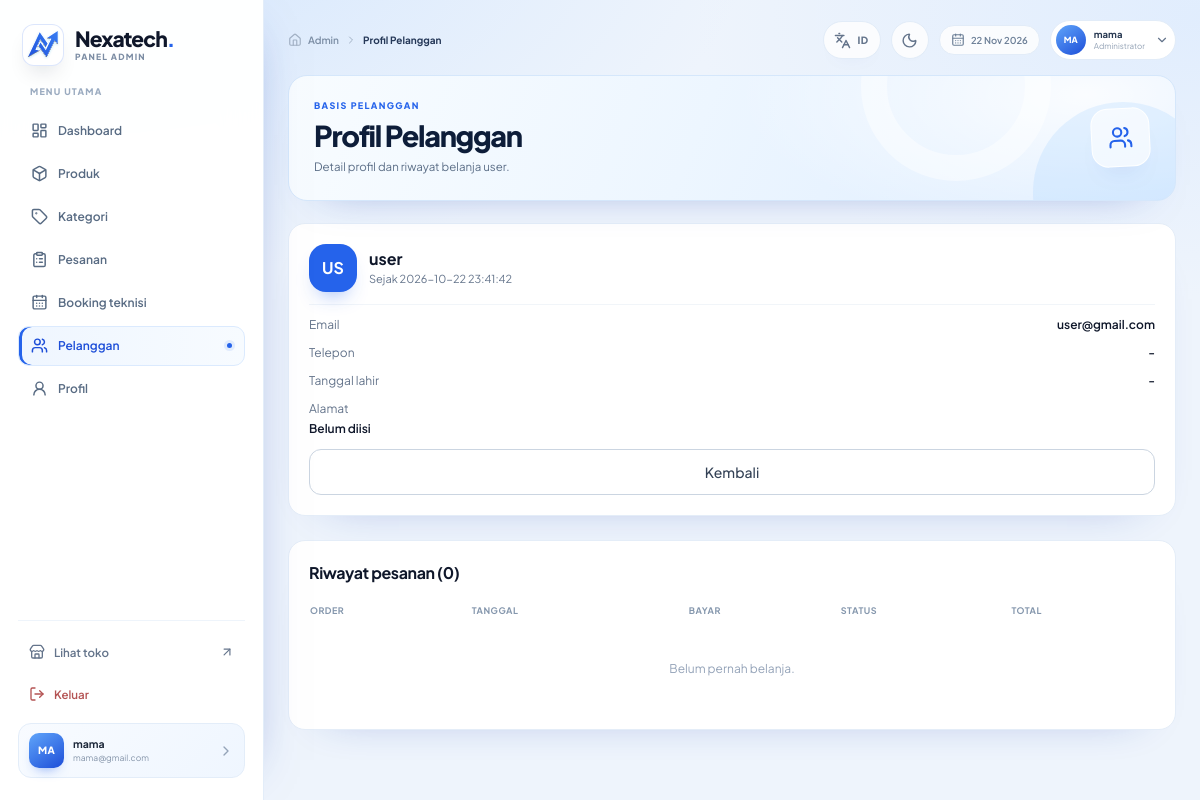
/views/admin/customer_detail.php?id=5 (signed in), run on the app's committed database.
### tables this page shows
CREATE TABLE `users` (
  `user_id` int NOT NULL AUTO_INCREMENT,
  `role_id` int NOT NULL,
  `full_name` varchar(150) NOT NULL,
  `email` varchar(150) NOT NULL,
  `password_hash` varchar(255) NOT NULL,
  `phone_number` varchar(20) DEFAULT NULL,
  `created_at` datetime DEFAULT CURRENT_TIMESTAMP,
  PRIMARY KEY (`user_id`),
  UNIQUE KEY `email` (`email`),
  KEY `fk_users_roles` (`role_id`),
  CONSTRAINT `fk_users_roles` FOREIGN KEY (`role_id`) REFERENCES `roles` (`role_id`) ON DELETE RESTRICT ON UPDATE CASCADE
);

### repositories/customers.php (called while the page is built, shortened)
<?php
function get_customer_by_id($conn, $id) {
    $id = (int)$id;
    $sql = "SELECT u.user_id, u.full_name, u.email, u.phone_number, u.created_at, up.address, up.date_of_birth
            FROM users u
            LEFT JOIN user_profiles up ON u.user_id = up.user_id
            WHERE u.user_id = $id";
    $query = mysqli_query($conn, $sql);
    return mysqli_fetch_assoc($query);
}
function get_customer_orders($conn, $id) {
    $id = (int)$id;
    $sql = "SELECT o.order_id, o.order_date, o.total_amount, o.status, p.payment_status
            FROM orders o
            LEFT JOIN payments p ON o.order_id = p.order_id
            WHERE o.user_id = $id
            ORDER BY o.order_date DESC";
    $query = mysqli_query($conn, $sql);
    $data = [];
    return $data;
}

### views/admin/customer_detail.php (the view, shortened to what this page needs)
<?php
require_once __DIR__ . "/../../config/database.php";
require_once __DIR__ . "/../../repositories/customers.php";
require_once __DIR__ . "/../../components/admin/layout_admin.php";
$id = (int)($_GET["id"] ?? 0);
$p = get_customer_by_id($conn, $id);
$riwayat = get_customer_orders($conn, $id);
?>
<div class="grid grid-cols-1 xl:grid-cols-12 gap-6 items-start">
    <div class="xl:col-span-4 bg-white rounded-2xl border border-slate-100 p-5 space-y-3">
        <div class="flex items-center gap-3">
            <span class="w-12 h-12 bg-brand-600 text-white font-bold rounded-2xl flex items-center justify-center">
                <?php echo strtoupper(substr($p["full_name"], 0, 2)); ?>
            </span>
            <div>
                <p class="font-bold text-slate-900"><?php echo htmlspecialchars($p["full_name"]); ?></p>
                <p class="text-[11px] text-slate-500">Sejak <?php echo $p["created_at"]; ?></p>
            </div>
        </div>
        <div class="flex justify-between text-xs text-slate-500 border-t border-slate-100 pt-3">
            <span>Email</span>
            <span class="font-semibold text-slate-900"><?php echo htmlspecialchars($p["email"]); ?></span>
        </div>
        <div class="flex justify-between text-xs text-slate-500">
            <span>Telepon</span>
            <span class="font-semibold text-slate-900"><?php echo htmlspecialchars($p["phone_number"] ?? "-"); ?></span>
        </div>
        <div class="flex justify-between text-xs text-slate-500">
            <span>Tanggal lahir</span>
            <span class="font-semibold text-slate-900"><?php echo htmlspecialchars($p["date_of_birth"] ?? "-"); ?></span>
        </div>
        <div class="text-xs text-slate-500">
            <p class="mb-1">Alamat</p>
            <p class="font-semibold text-slate-900"><?php echo htmlspecialchars($p["address"] ?? "Belum diisi"); ?></p>
        </div>
        <a href="customers.php" class="block text-center border border-slate-300 text-slate-700 text-sm font-medium py-3 rounded-xl">Kembali</a>
    </div>
    <div class="xl:col-span-8 bg-white rounded-2xl border border-slate-100 p-5">
        <h2 class="font-bold text-slate-900 mb-4">Riwayat pesanan (<?php echo count($riwayat); ?>)</h2>
        <div class="overflow-x-auto">
            <table class="w-full text-xs">
                <thead>
                    <tr class="text-left text-slate-500 border-b border-slate-100">
                        <th class="py-2 font-medium">Order</th>
                        <th class="py-2 font-medium">Tanggal</th>
                        <th class="py-2 font-medium">Bayar</th>
                        <th class="py-2 font-medium">Status</th>
                        <th class="py-2 font-medium">Total</th>
                    </tr>
                </thead>
                <tbody>
                    <?php if (count($riwayat) == 0) { ?>
                        <tr><td colspan="5" class="py-8 text-center text-slate-400">Belum pernah belanja.</td></tr>
                    <?php } ?>
                </tbody>
            </table>
        </div>
    </div>
</div>

### assets/css/admin.css (style rules this page uses)
:root { --brand-50: #eff6ff; --brand-100: #dbeafe; --brand-200: #bfdbfe; --brand-500: #3b82f6; --brand-600: #2563eb; --brand-700: #1d4ed8; --brand-800: #1e40af; --brand-900: #1e3a8a; --navy: #0f1f3d; --muted: #64748b; --line: #e5edf7; --surface: #ffffff; --page-bg: #eef4fc; }
* { box-sizing: border-box; }
html { scroll-behavior: smooth; }
body.admin-shell { margin: 0; min-height: 100vh; color: var(--navy); background: radial-gradient(1100px 600px at 8% -10%, rgba(191, 219, 254, 0.55), transparent 60%), radial-gradient(900px 500px at 100% 2%, rgba(219, 234, 254, 0.7), transparent 56%), var(--page-bg); font-family: "Plus Jakarta Sans", ui-sans-serif, system-ui, -apple-system, sans-serif; -webkit-font-smoothing: antialiased; }
button, a { -webkit-tap-highlight-color: transparent; }
.admin-main .bg-white { border-color: #e4edf8 !important; box-shadow: 0 20px 46px -40px rgba(30, 64, 175, 0.48); }
.admin-main .rounded-2xl { border-radius: 17px; }
.admin-main h2.font-bold { letter-spacing: -0.025em; }
.admin-main table { border-collapse: separate; border-spacing: 0; }
.admin-main thead th { padding-top: 2px; padding-bottom: 10px !important; color: #8597ad !important; font-size: 9px !important; font-weight: 700 !important; letter-spacing: 0.055em; text-transform: uppercase; }
.admin-main tbody tr { transition: background 0.16s ease; }
.admin-main tbody td { padding-left: 2px; padding-right: 8px; }
.admin-main tbody td:first-child { padding-left: 0; }
.admin-main tbody td:last-child { padding-right: 0; }
.admin-main button, .admin-main a { transition: background 0.18s ease, border-color 0.18s ease, color 0.18s ease, box-shadow 0.18s ease, transform 0.18s ease; }
.admin-main .bg-brand-600, .admin-main .bg-brand-700 { color: #fff !important; box-shadow: 0 12px 22px -14px rgba(37, 99, 235, 0.85); }

### data on the page
users: full_name "US", full_name "user", created_at "2026-10-22 23:41:42", email "user@gmail.com", phone_number "-"

### other printed values
$m[0] "Dashboard"
$m[0] "Produk"
$m[0] "Kategori"
$m[0] "Pesanan"
$m[0] "Booking teknisi"
$m[0] "Pelanggan"
$m[0] "Profil"
$inisial "MA"
$nama "mama"
$email "mama@gmail.com"
$judul "Profil Pelanggan"
$pageEyebrow "BASIS PELANGGAN"
$desc "Detail profil dan riwayat belanja user."
$p["date_of_birth"] "-"
$p["address"] "Belum diisi"
